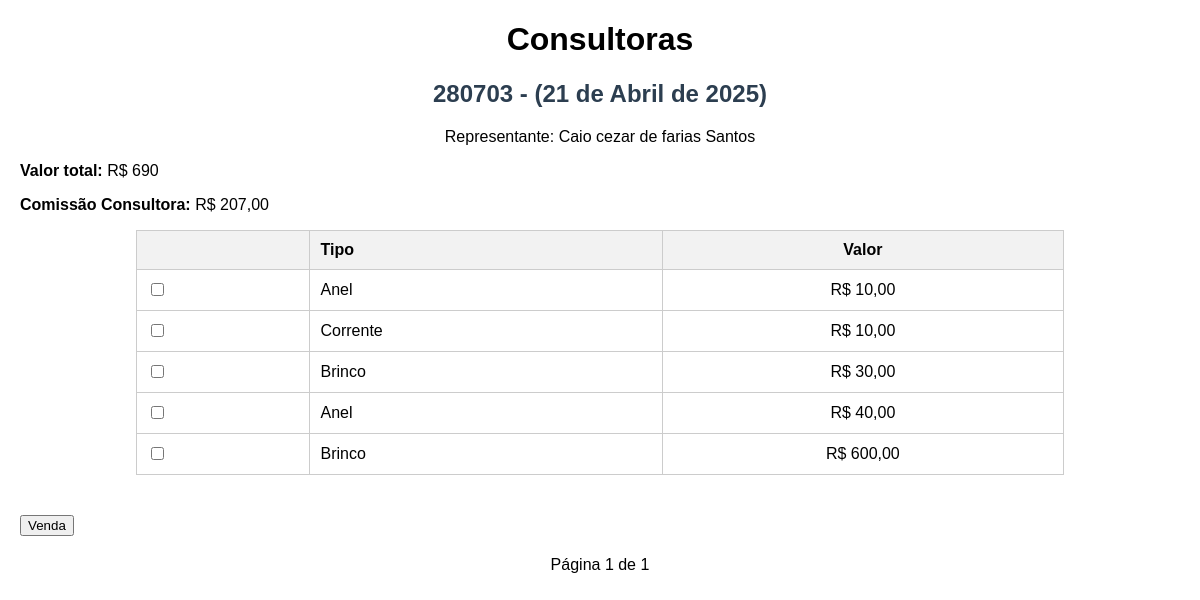
The app's page /maleta/?page=2, older data.
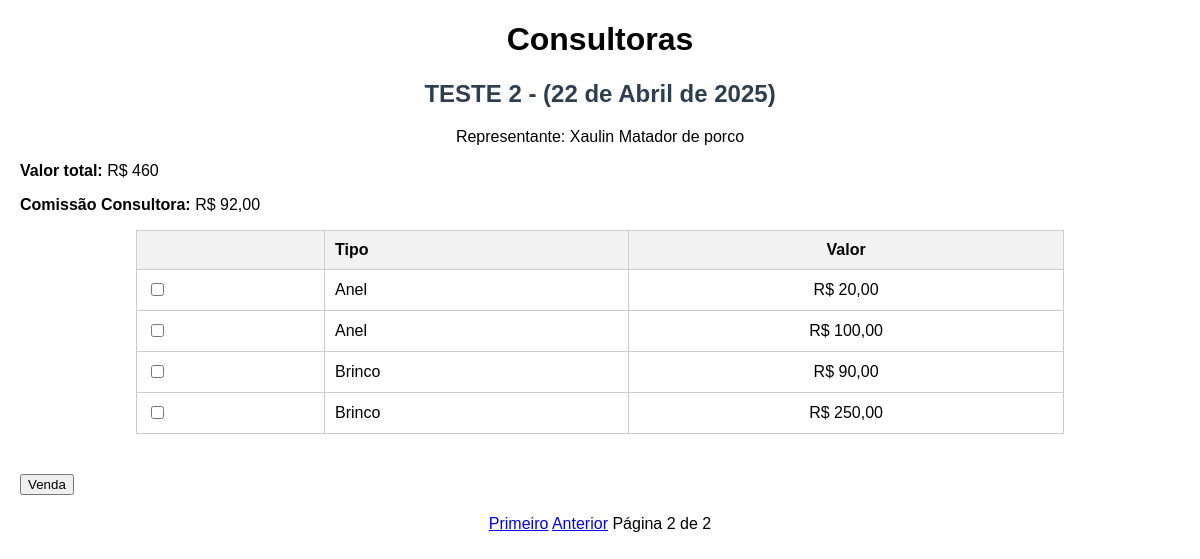
The same page, newer data.
### vendedoras/models.py (models this page shows, shortened)
class Maleta(models.Model):
    nome = models.CharField(max_length=50, unique=True, verbose_name='Mostruario')
    consultora = models.ForeignKey(
        Representantes, on_delete=models.CASCADE, related_name='itens', verbose_name='Consultora')
    data_criacao = models.DateField(auto_now_add=True,verbose_name= 'Data de Saida')
    atualizacao = models.DateTimeField(auto_now=True, verbose_name='Atualizado em')
    def valor_total(self):
        return self.produtos.aggregate(total=models.Sum('valor'))['total'] or 0
    def valor_total_formatado(self):
        total = self.valor_total()
        if total is None:
            total = 0
        return mark_safe(f"R$ {total:,.2f}".replace(",", "X").replace(".", ".").replace("X", "."))
    valor_total_formatado.short_description = "VALOR TOTAL"
    def comissaoVendedora(self):
        total = self.valor_total()
        if total >=1000:
            porcentagem = Decimal('0.40')
        elif total >=500:
            porcentagem = Decimal('0.30')
        elif total <=499:
            porcentagem= Decimal('0.20')
        else:
            porcentagem = Decimal('0.00')#sem comissão
        return round(total * porcentagem, 2)
    class Meta:
        verbose_name ='Mostruario'

class Representantes(models.Model):
    nome = models.CharField(max_length=60)
    rg = models.CharField(max_length=20)
    cpf= models.CharField(max_length=20)
    telefone = models.CharField(max_length=20)
    telefone_2 = models.CharField(max_length=20, blank= True, null=True)
    instagram= models.CharField(max_length=30)
    data_criacao= models.DateField(auto_now_add=True,verbose_name= 'Data do cadastro')
    rua= models.CharField(max_length=50,blank= True, null=True)
    cep= models.CharField(max_length=20,blank= True, null=True)
    numero = models.IntegerField(blank= True, null=True)
    cidade= models.CharField(max_length=20,blank= True, null=True)
    bairro= models.CharField(max_length=20,blank= True, null=True)
    ativo=models.BooleanField(default=True,verbose_name= 'ATIVO')
    inativo=models.BooleanField(verbose_name= 'INATIVO')
    class Meta:
        verbose_name = 'Consultora'

class Produto(models.Model):
    tipos = models.ForeignKey(Produtos,on_delete=models.CASCADE,related_name='produtos')
    maleta = models.ForeignKey(
        Maleta, on_delete=models.CASCADE, related_name='produtos')
    valor = models.DecimalField(max_digits=8, decimal_places=2)

class Produtos(models.Model):
    nome = models.CharField(max_length=20,verbose_name='Peças')

### vendedoras/views.py (the view)
# urls.py: path('maleta/',maleta_view,name='produto_list'),
def maleta_view(request):
    maletas=Maleta.objects.all()
    paginator =Paginator(maletas,1)
    page_number = request.GET.get('page')
    maleta = paginator.get_page(page_number)
    return render(request,
                  'romaneio.html',
                  {'maleta':maleta})

### vendedoras/templates/romaneio.html (shortened to what this page needs)
<!DOCTYPE html>
<html lang="pt-br">
  <head>
  </head>
  <body>
    <h1>Consultoras</h1>
    {% for lote in maleta %}
      <h2>{{ lote.nome }} - ({{ lote.data_criacao }})</h2>
      <p id="rep">Representante: {{ lote.consultora.nome }}</p>
      <p>
        <strong>Valor total:</strong> R$ {{ lote.valor_total }}
      </p>
      <p>
        <strong>Comissão Consultora:</strong> R$ {{ lote.comissaoVendedora }}
      </p>
      <form method="post" action="{% url 'vendas_list' %}">
        <table>
          <thead>
            <tr>
              <th></th>
              <th>Tipo</th>
              <th class="valor">Valor</th>
            </tr>
          </thead>
          <tbody>
            {% for produto in lote.produtos.all %}
              <tr>
                <td>
                  <input type="checkbox" name="produtos_selecionados" value="{{ produto.id }}">
                </td>
                <td>{{ produto.tipos.nome }}</td>
                <td class="valor">R$ {{ produto.valor }}</td>
              </tr>
            {% empty %}
              <tr>
                <td colspan="2">Nenhum produto neste lote.</td>
              </tr>
            {% endfor %}
          </tbody>
        </table>
        <button type="submit">Venda</button>
      </form>
    {% empty %}
      <p>Nenhum lote cadastrado.</p>
    {% endfor %}
    <div class="paginacao">
      {% if maleta.has_previous %}
        <a href="?page=1">Primeiro</a>
        <a href="?page={{ maleta.previous_page_number }}">Anterior</a>
      {% endif %}
      <span>Página {{ maleta.number }} de {{ maleta.paginator.num_pages }}</span>
    </div>
  </body>
</html>

Row changes from the older to the newer data that the page shows:
no longer on this page (row edited): Maleta: nome "280703", data_criacao "21 de Abril de 2025", consultora.nome "Caio cezar de farias Santos", valor_total "690", comissaoVendedora "207,00"
no longer on this page (row unchanged): Produto: tipos.nome "Anel", valor "10,00", shown under "280703"
no longer on this page (row edited): Produto: tipos.nome "Corrente", valor "10,00", shown under "280703"
no longer on this page (row unchanged): Produto: tipos.nome "Brinco", valor "30,00", shown under "280703"
no longer on this page (row unchanged): Produto: tipos.nome "Anel", valor "40,00", shown under "280703"
no longer on this page (row unchanged): Produto: tipos.nome "Brinco", valor "600,00", shown under "280703"
added Maleta: nome "TESTE 2", data_criacao "22 de Abril de 2025", consultora.nome "Xaulin Matador de porco", valor_total "460", comissaoVendedora "92,00"
added Produto: tipos.nome "Anel", valor "20,00", shown under "TESTE 2"
added Produto: tipos.nome "Anel", valor "100,00", shown under "TESTE 2"
added Produto: tipos.nome "Brinco", valor "90,00", shown under "TESTE 2"
added Produto: tipos.nome "Brinco", valor "250,00", shown under "TESTE 2"
Text that changed along with them:
{{ maleta.number }}: "1" → "2"
{{ maleta.paginator.num_pages }}: "1" → "2"
text now shown: "Primeiro Anterior"
